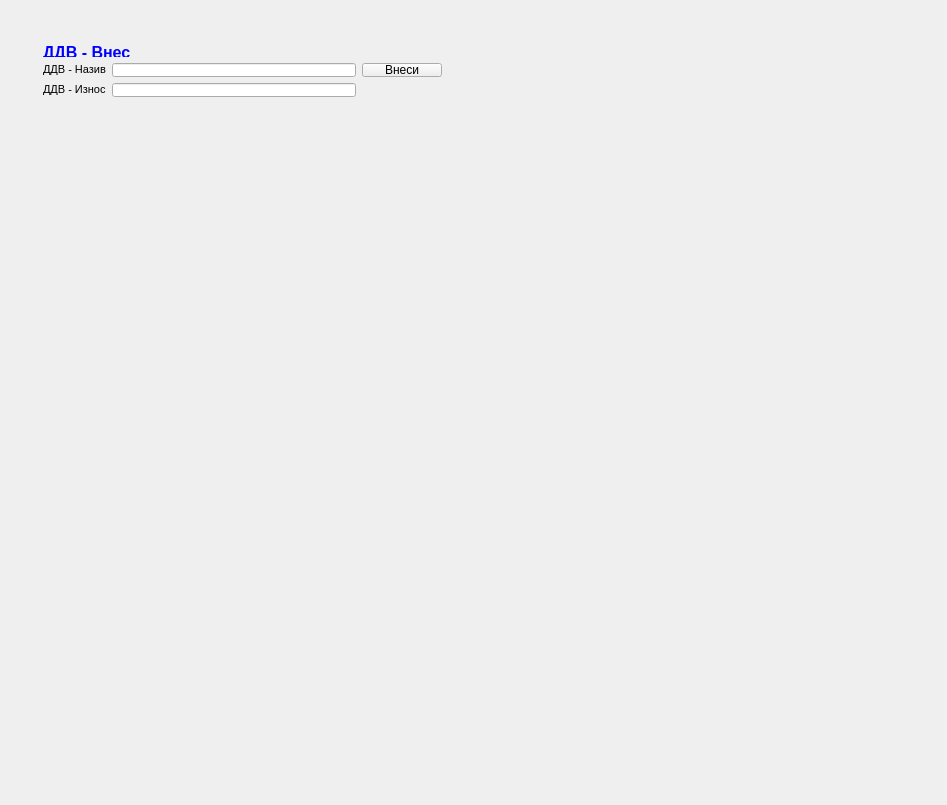
<?xml version="1.0" encoding="UTF-8"?>
<ui version="4.0">
 <class>QDdvVnesClass</class>
 <widget class="QWidget" name="QDdvVnesClass">
  <property name="geometry">
   <rect>
    <x>0</x>
    <y>0</y>
    <width>947</width>
    <height>805</height>
   </rect>
  </property>
  <property name="windowTitle">
   <string>QDdvVnes</string>
  </property>
  <widget class="QWidget" name="">
   <property name="geometry">
    <rect>
     <x>32</x>
     <y>32</y>
     <width>421</width>
     <height>76</height>
    </rect>
   </property>
   <layout class="QGridLayout" name="gridLayout">
    <item row="0" column="0" colspan="2">
     <widget class="QLabel" name="label_16">
      <property name="text">
       <string>&lt;!DOCTYPE HTML PUBLIC &quot;-//W3C//DTD HTML 4.0//EN&quot; &quot;http://www.w3.org/TR/REC-html40/strict.dtd&quot;&gt;
&lt;html&gt;&lt;head&gt;&lt;meta name=&quot;qrichtext&quot; content=&quot;1&quot; /&gt;&lt;style type=&quot;text/css&quot;&gt;
p, li { white-space: pre-wrap; }
&lt;/style&gt;&lt;/head&gt;&lt;body style=&quot; font-family:'MS Shell Dlg 2'; font-size:8.25pt; font-weight:400; font-style:normal;&quot;&gt;
&lt;p style=&quot; margin-top:0px; margin-bottom:0px; margin-left:0px; margin-right:0px; -qt-block-indent:0; text-indent:0px;&quot;&gt;&lt;span style=&quot; font-size:12pt; font-weight:600; color:#0000ff;&quot;&gt;ДДВ - Внес &lt;/span&gt;&lt;/p&gt;&lt;/body&gt;&lt;/html&gt;</string>
      </property>
     </widget>
    </item>
    <item row="1" column="0">
     <widget class="QLabel" name="label_2">
      <property name="text">
       <string>&lt;!DOCTYPE HTML PUBLIC &quot;-//W3C//DTD HTML 4.0//EN&quot; &quot;http://www.w3.org/TR/REC-html40/strict.dtd&quot;&gt;
&lt;html&gt;&lt;head&gt;&lt;meta name=&quot;qrichtext&quot; content=&quot;1&quot; /&gt;&lt;style type=&quot;text/css&quot;&gt;
p, li { white-space: pre-wrap; }
&lt;/style&gt;&lt;/head&gt;&lt;body style=&quot; font-family:'MS Shell Dlg 2'; font-size:8.25pt; font-weight:400; font-style:normal;&quot;&gt;
&lt;p style=&quot; margin-top:0px; margin-bottom:0px; margin-left:0px; margin-right:0px; -qt-block-indent:0; text-indent:0px;&quot;&gt;&lt;span style=&quot; font-size:8pt;&quot;&gt;ДДВ - Назив&lt;/span&gt;&lt;/p&gt;&lt;/body&gt;&lt;/html&gt;</string>
      </property>
     </widget>
    </item>
    <item row="1" column="1">
     <widget class="QLineEdit" name="lineEdit_2"/>
    </item>
    <item row="1" column="2">
     <widget class="QPushButton" name="pushButton">
      <property name="text">
       <string>Внеси</string>
      </property>
     </widget>
    </item>
    <item row="2" column="0">
     <widget class="QLabel" name="label_3">
      <property name="text">
       <string>&lt;!DOCTYPE HTML PUBLIC &quot;-//W3C//DTD HTML 4.0//EN&quot; &quot;http://www.w3.org/TR/REC-html40/strict.dtd&quot;&gt;
&lt;html&gt;&lt;head&gt;&lt;meta name=&quot;qrichtext&quot; content=&quot;1&quot; /&gt;&lt;style type=&quot;text/css&quot;&gt;
p, li { white-space: pre-wrap; }
&lt;/style&gt;&lt;/head&gt;&lt;body style=&quot; font-family:'MS Shell Dlg 2'; font-size:8.25pt; font-weight:400; font-style:normal;&quot;&gt;
&lt;p style=&quot; margin-top:0px; margin-bottom:0px; margin-left:0px; margin-right:0px; -qt-block-indent:0; text-indent:0px;&quot;&gt;&lt;span style=&quot; font-size:8pt;&quot;&gt;ДДВ - Износ&lt;/span&gt;&lt;/p&gt;&lt;/body&gt;&lt;/html&gt;</string>
      </property>
     </widget>
    </item>
    <item row="2" column="1">
     <widget class="QLineEdit" name="lineEdit_3"/>
    </item>
   </layout>
  </widget>
 </widget>
 <layoutdefault spacing="6" margin="11"/>
 <tabstops>
  <tabstop>lineEdit_2</tabstop>
  <tabstop>lineEdit_3</tabstop>
  <tabstop>pushButton</tabstop>
 </tabstops>
 <resources>
  <include location="sterna.qrc"/>
 </resources>
 <connections/>
</ui>
